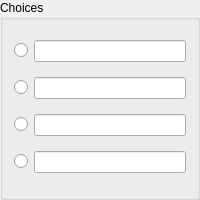
              <widget class="QGroupBox" name="q5ChoiceGroupBox">
               <property name="minimumSize">
                <size>
                 <width>0</width>
                 <height>200</height>
                </size>
               </property>
               <property name="title">
                <string>Choices</string>
               </property>
               <layout class="QGridLayout" name="gridLayout_3">
                <item row="0" column="0">
                 <layout class="QHBoxLayout" name="q5ChoiceHorizontalLayout_1">
                  <item>
                   <widget class="QRadioButton" name="q5ChoiceRadioButton_1">
                    <property name="toolTip">
                     <string>&lt;html&gt;&lt;head/&gt;&lt;body&gt;&lt;p&gt;Choose
                                                                                        which choice is the correct
                                                                                        answer&lt;/p&gt;&lt;/body&gt;&lt;/html&gt;
                                                                                    </string>
                    </property>
                    <property name="text">
                     <string/>
                    </property>
                   </widget>
                  </item>
                  <item>
                   <widget class="QLineEdit" name="q5ChoiceLineEdit_1">
                    <property name="toolTip">
                     <string>&lt;html&gt;&lt;head/&gt;&lt;body&gt;&lt;p&gt;The
                                                                                        first possible answer&lt;/p&gt;&lt;/body&gt;&lt;/html&gt;
                                                                                    </string>
                    </property>
                   </widget>
                  </item>
                 </layout>
                </item>
                <item row="1" column="0">
                 <layout class="QHBoxLayout" name="q5ChoiceHorizontalLayout_2">
                  <item>
                   <widget class="QRadioButton" name="q5ChoiceRadioButton_2">
                    <property name="toolTip">
                     <string>&lt;html&gt;&lt;head/&gt;&lt;body&gt;&lt;p&gt;Choose
                                                                                        which choice is the correct
                                                                                        answer&lt;/p&gt;&lt;/body&gt;&lt;/html&gt;
                                                                                    </string>
                    </property>
                    <property name="text">
                     <string/>
                    </property>
                   </widget>
                  </item>
                  <item>
                   <widget class="QLineEdit" name="q5ChoiceLineEdit_2">
                    <property name="toolTip">
                     <string>&lt;html&gt;&lt;head/&gt;&lt;body&gt;&lt;p&gt;The
                                                                                        second possible answer&lt;/p&gt;&lt;/body&gt;&lt;/html&gt;
                                                                                    </string>
                    </property>
                   </widget>
                  </item>
                 </layout>
                </item>
                <item row="2" column="0">
                 <layout class="QHBoxLayout" name="q5ChoiceHorizontalLayout_3">
                  <item>
                   <widget class="QRadioButton" name="q5ChoiceRadioButton_3">
                    <property name="toolTip">
                     <string>&lt;html&gt;&lt;head/&gt;&lt;body&gt;&lt;p&gt;Choose
                                                                                        which choice is the correct
                                                                                        answer&lt;/p&gt;&lt;/body&gt;&lt;/html&gt;
                                                                                    </string>
                    </property>
                    <property name="text">
                     <string/>
                    </property>
                   </widget>
                  </item>
                  <item>
                   <widget class="QLineEdit" name="q5ChoiceLineEdit_3">
                    <property name="toolTip">
                     <string>&lt;html&gt;&lt;head/&gt;&lt;body&gt;&lt;p&gt;The
                                                                                        third possible answer&lt;/p&gt;&lt;/body&gt;&lt;/html&gt;
                                                                                    </string>
                    </property>
                   </widget>
                  </item>
                 </layout>
                </item>
                <item row="3" column="0">
                 <layout class="QHBoxLayout" name="q5ChoiceHorizontalLayout_4">
                  <item>
                   <widget class="QRadioButton" name="q5ChoiceRadioButton_4">
                    <property name="toolTip">
                     <string>&lt;html&gt;&lt;head/&gt;&lt;body&gt;&lt;p&gt;Choose
                                                                                        which choice is the correct
                                                                                        answer&lt;/p&gt;&lt;/body&gt;&lt;/html&gt;
                                                                                    </string>
                    </property>
                    <property name="text">
                     <string/>
                    </property>
                   </widget>
                  </item>
                  <item>
                   <widget class="QLineEdit" name="q5ChoiceLineEdit_4">
                    <property name="toolTip">
                     <string>&lt;html&gt;&lt;head/&gt;&lt;body&gt;&lt;p&gt;The
                                                                                        fourth possible answer&lt;/p&gt;&lt;/body&gt;&lt;/html&gt;
                                                                                    </string>
                    </property>
                   </widget>
                  </item>
                 </layout>
                </item>
               </layout>
              </widget>
